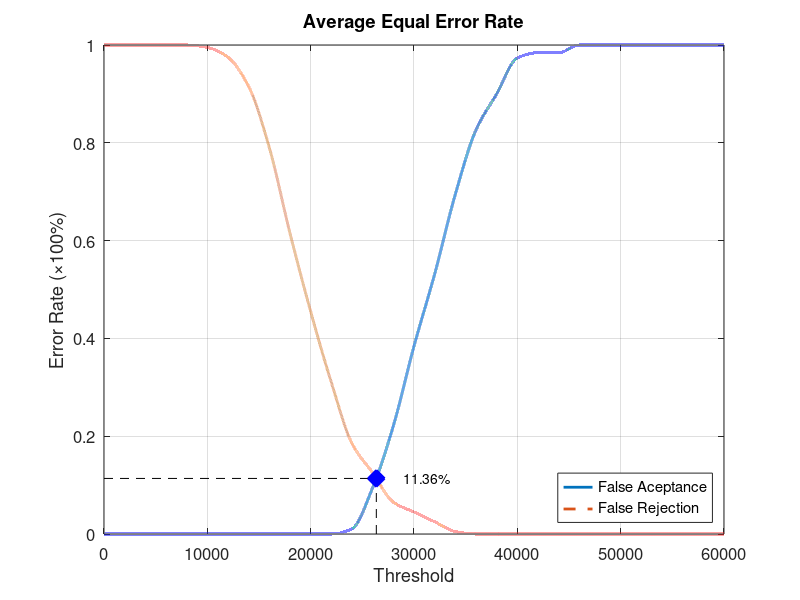
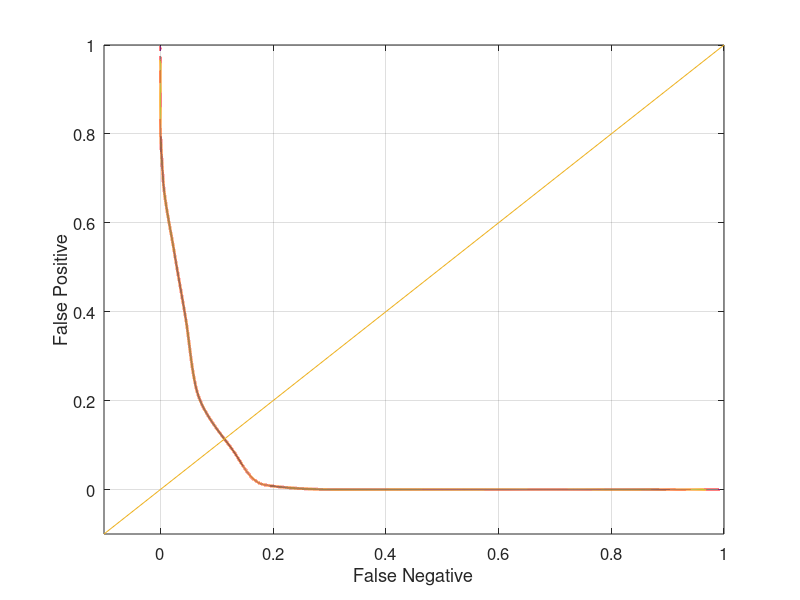

MATLAB code for these plots, in order:
function yEER = Database1_1
close all;
clear;
clc;
x = 0:2000:60000;
xq = 0:0.5:60000;

y0 = [0 0 0 0 0 0 0 0 0 0 0 0 0.0105263 0.0947368 0.221053 0.384211 0.531579 0.694737 0.826316 0.9 0.973684 0.984211 0.984211 1 1 1 1 1 1 1 1];
yy0 = interp1(x, y0, xq, 'pchip');
y1 = [1 1 1 1 1 0.995 0.975 0.915 0.79 0.615 0.455 0.31 0.185 0.125 0.065 0.045 0.025 0.005 0 0 0 0 0 0 0 0 0 0 0 0 0];
yy1 = interp1(x, y1, xq, 'pchip');

% Calculating EER: 
y2 = abs(y0 - y1);
find(y2 == min(y2))
yy2 = abs(yy0 - yy1);
xEER = find(yy2 == min(yy2));
xEERIndex = xq(xEER) % X-axis EER
yEER = yy0(xEER) % Y-axis EER

main = figure
plot(xq, yy0,'-','LineWidth', 2);	hold on
plot(xq, yy1,'--','LineWidth', 2);	hold on
plot([xEERIndex xEERIndex], [0 yEER], 'k--');	hold on
plot([0 xEERIndex], [yEER yEER], 'k--');	hold on
plot(xEERIndex, yEER, 'bx', 'LineWidth', 10);	hold on
text(xEERIndex + 10 * xEERIndex / 100, yEER, [num2str(round((10000 * yEER)) / 100) '%'])
legend('False Aceptance', 'False Rejection', 'Location', 'SouthEast')
xlabel('Threshold')
ylabel('Error Rate (\times100%)')
title('Average Equal Error Rate')
set(gca, 'FontSize', 12)
axis([0 60000 0 1])
grid on

print(main, 'Database1_1Main', '-dpng');
FNRxFPR = figure('Color', [1 1 1]);
plot(yy1, yy0, '-', yy1, yy0, 'LineWidth', 2);
hold on
y = -0.1:0.1:1
plot(y, y); 
set(gca, 'FontSize', 12)
xlabel('False Negative')
ylabel('False Positive')
axis([-0.1 1 -0.1 1])
set(gca, 'FontSize', 12)
grid on

print(FNRxFPR, 'Database1_1FNRxFPR','-dpng');
end
